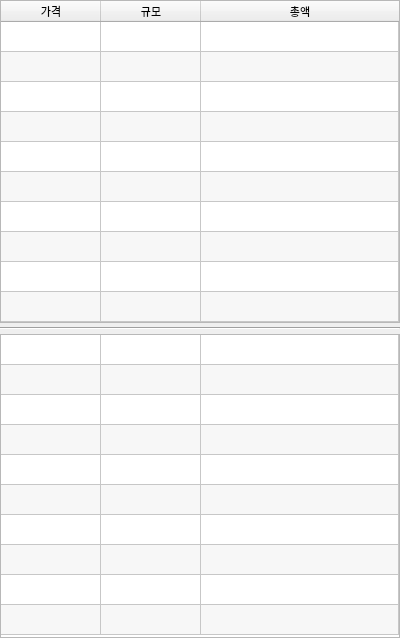
<?xml version="1.0" encoding="UTF-8"?>
<ui version="4.0">
 <class>Form</class>
 <widget class="QWidget" name="Form">
  <property name="geometry">
   <rect>
    <x>0</x>
    <y>0</y>
    <width>400</width>
    <height>638</height>
   </rect>
  </property>
  <property name="minimumSize">
   <size>
    <width>400</width>
    <height>0</height>
   </size>
  </property>
  <property name="windowTitle">
   <string>Form</string>
  </property>
  <layout class="QVBoxLayout" name="verticalLayout">
   <property name="spacing">
    <number>4</number>
   </property>
   <property name="leftMargin">
    <number>0</number>
   </property>
   <property name="topMargin">
    <number>0</number>
   </property>
   <property name="rightMargin">
    <number>0</number>
   </property>
   <property name="bottomMargin">
    <number>0</number>
   </property>
   <item>
    <widget class="QTableWidget" name="tableAsks">
     <property name="sizePolicy">
      <sizepolicy hsizetype="Minimum" vsizetype="Minimum">
       <horstretch>0</horstretch>
       <verstretch>0</verstretch>
      </sizepolicy>
     </property>
     <property name="font">
      <font>
       <pointsize>8</pointsize>
      </font>
     </property>
     <property name="verticalScrollBarPolicy">
      <enum>Qt::ScrollBarAlwaysOff</enum>
     </property>
     <property name="horizontalScrollBarPolicy">
      <enum>Qt::ScrollBarAlwaysOff</enum>
     </property>
     <property name="sizeAdjustPolicy">
      <enum>QAbstractScrollArea::AdjustToContents</enum>
     </property>
     <property name="editTriggers">
      <set>QAbstractItemView::NoEditTriggers</set>
     </property>
     <property name="tabKeyNavigation">
      <bool>false</bool>
     </property>
     <property name="showDropIndicator" stdset="0">
      <bool>false</bool>
     </property>
     <property name="dragDropOverwriteMode">
      <bool>false</bool>
     </property>
     <property name="alternatingRowColors">
      <bool>true</bool>
     </property>
     <property name="selectionMode">
      <enum>QAbstractItemView::ExtendedSelection</enum>
     </property>
     <property name="rowCount">
      <number>10</number>
     </property>
     <property name="columnCount">
      <number>3</number>
     </property>
     <attribute name="horizontalHeaderVisible">
      <bool>true</bool>
     </attribute>
     <attribute name="horizontalHeaderStretchLastSection">
      <bool>true</bool>
     </attribute>
     <attribute name="verticalHeaderVisible">
      <bool>false</bool>
     </attribute>
     <attribute name="verticalHeaderHighlightSections">
      <bool>true</bool>
     </attribute>
     <row/>
     <row/>
     <row/>
     <row/>
     <row/>
     <row/>
     <row/>
     <row/>
     <row/>
     <row/>
     <column>
      <property name="text">
       <string>가격</string>
      </property>
     </column>
     <column>
      <property name="text">
       <string>규모</string>
      </property>
     </column>
     <column>
      <property name="text">
       <string>총액</string>
      </property>
     </column>
    </widget>
   </item>
   <item>
    <widget class="Line" name="line">
     <property name="orientation">
      <enum>Qt::Horizontal</enum>
     </property>
    </widget>
   </item>
   <item>
    <widget class="QTableWidget" name="tableBids">
     <property name="sizePolicy">
      <sizepolicy hsizetype="Minimum" vsizetype="Minimum">
       <horstretch>0</horstretch>
       <verstretch>0</verstretch>
      </sizepolicy>
     </property>
     <property name="font">
      <font>
       <pointsize>8</pointsize>
      </font>
     </property>
     <property name="verticalScrollBarPolicy">
      <enum>Qt::ScrollBarAlwaysOff</enum>
     </property>
     <property name="horizontalScrollBarPolicy">
      <enum>Qt::ScrollBarAlwaysOff</enum>
     </property>
     <property name="sizeAdjustPolicy">
      <enum>QAbstractScrollArea::AdjustToContents</enum>
     </property>
     <property name="editTriggers">
      <set>QAbstractItemView::NoEditTriggers</set>
     </property>
     <property name="tabKeyNavigation">
      <bool>false</bool>
     </property>
     <property name="showDropIndicator" stdset="0">
      <bool>false</bool>
     </property>
     <property name="dragDropOverwriteMode">
      <bool>false</bool>
     </property>
     <property name="alternatingRowColors">
      <bool>true</bool>
     </property>
     <property name="rowCount">
      <number>10</number>
     </property>
     <property name="columnCount">
      <number>3</number>
     </property>
     <attribute name="horizontalHeaderVisible">
      <bool>false</bool>
     </attribute>
     <attribute name="horizontalHeaderStretchLastSection">
      <bool>true</bool>
     </attribute>
     <attribute name="verticalHeaderVisible">
      <bool>false</bool>
     </attribute>
     <attribute name="verticalHeaderHighlightSections">
      <bool>true</bool>
     </attribute>
     <row/>
     <row/>
     <row/>
     <row/>
     <row/>
     <row/>
     <row/>
     <row/>
     <row/>
     <row/>
     <column/>
     <column/>
     <column/>
    </widget>
   </item>
  </layout>
 </widget>
 <resources/>
 <connections/>
</ui>
